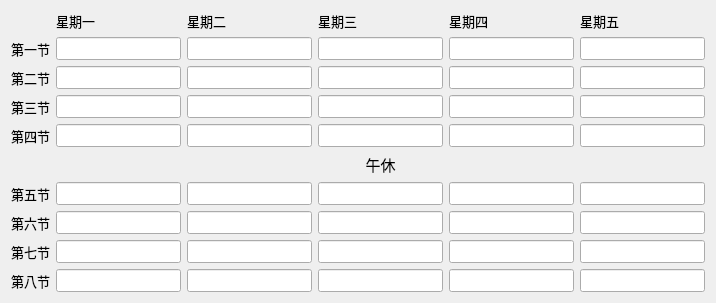
      <widget class="QWidget" name="tab1">
       <attribute name="title">
        <string>Tab 1</string>
       </attribute>
       <layout class="QGridLayout" name="gridLayout_2">
        <item row="6" column="4">
         <widget class="QLineEdit" name="L45">
          <property name="sizePolicy">
           <sizepolicy hsizetype="Expanding" vsizetype="Preferred">
            <horstretch>0</horstretch>
            <verstretch>0</verstretch>
           </sizepolicy>
          </property>
          <property name="font">
           <font>
            <pointsize>10</pointsize>
           </font>
          </property>
         </widget>
        </item>
        <item row="2" column="0">
         <widget class="QLabel" name="label_15">
          <property name="font">
           <font>
            <pointsize>10</pointsize>
           </font>
          </property>
          <property name="text">
           <string>第二节</string>
          </property>
         </widget>
        </item>
        <item row="1" column="4">
         <widget class="QLineEdit" name="L41">
          <property name="sizePolicy">
           <sizepolicy hsizetype="Expanding" vsizetype="Preferred">
            <horstretch>0</horstretch>
            <verstretch>0</verstretch>
           </sizepolicy>
          </property>
          <property name="font">
           <font>
            <pointsize>10</pointsize>
           </font>
          </property>
         </widget>
        </item>
        <item row="9" column="3">
         <widget class="QLineEdit" name="L38">
          <property name="sizePolicy">
           <sizepolicy hsizetype="Expanding" vsizetype="Preferred">
            <horstretch>0</horstretch>
            <verstretch>0</verstretch>
           </sizepolicy>
          </property>
          <property name="font">
           <font>
            <pointsize>10</pointsize>
           </font>
          </property>
         </widget>
        </item>
        <item row="6" column="0">
         <widget class="QLabel" name="label_18">
          <property name="font">
           <font>
            <pointsize>10</pointsize>
           </font>
          </property>
          <property name="text">
           <string>第五节</string>
          </property>
         </widget>
        </item>
        <item row="2" column="4">
         <widget class="QLineEdit" name="L42">
          <property name="sizePolicy">
           <sizepolicy hsizetype="Expanding" vsizetype="Preferred">
            <horstretch>0</horstretch>
            <verstretch>0</verstretch>
           </sizepolicy>
          </property>
          <property name="font">
           <font>
            <pointsize>10</pointsize>
           </font>
          </property>
         </widget>
        </item>
        <item row="7" column="0">
         <widget class="QLabel" name="label_19">
          <property name="font">
           <font>
            <pointsize>10</pointsize>
           </font>
          </property>
          <property name="text">
           <string>第六节</string>
          </property>
         </widget>
        </item>
        <item row="3" column="0">
         <widget class="QLabel" name="label_16">
          <property name="font">
           <font>
            <pointsize>10</pointsize>
           </font>
          </property>
          <property name="text">
           <string>第三节</string>
          </property>
         </widget>
        </item>
        <item row="6" column="5">
         <widget class="QLineEdit" name="L55">
          <property name="sizePolicy">
           <sizepolicy hsizetype="Expanding" vsizetype="Preferred">
            <horstretch>0</horstretch>
            <verstretch>0</verstretch>
           </sizepolicy>
          </property>
          <property name="font">
           <font>
            <pointsize>10</pointsize>
           </font>
          </property>
         </widget>
        </item>
        <item row="7" column="2">
         <widget class="QLineEdit" name="L26">
          <property name="sizePolicy">
           <sizepolicy hsizetype="Expanding" vsizetype="Preferred">
            <horstretch>0</horstretch>
            <verstretch>0</verstretch>
           </sizepolicy>
          </property>
          <property name="font">
           <font>
            <pointsize>10</pointsize>
           </font>
          </property>
         </widget>
        </item>
        <item row="8" column="4">
         <widget class="QLineEdit" name="L47">
          <property name="sizePolicy">
           <sizepolicy hsizetype="Expanding" vsizetype="Preferred">
            <horstretch>0</horstretch>
            <verstretch>0</verstretch>
           </sizepolicy>
          </property>
          <property name="font">
           <font>
            <pointsize>10</pointsize>
           </font>
          </property>
         </widget>
        </item>
        <item row="9" column="0">
         <widget class="QLabel" name="label_21">
          <property name="font">
           <font>
            <pointsize>10</pointsize>
           </font>
          </property>
          <property name="text">
           <string>第八节</string>
          </property>
         </widget>
        </item>
        <item row="3" column="4">
         <widget class="QLineEdit" name="L43">
          <property name="sizePolicy">
           <sizepolicy hsizetype="Expanding" vsizetype="Preferred">
            <horstretch>0</horstretch>
            <verstretch>0</verstretch>
           </sizepolicy>
          </property>
          <property name="font">
           <font>
            <pointsize>10</pointsize>
           </font>
          </property>
         </widget>
        </item>
        <item row="4" column="3">
         <widget class="QLineEdit" name="L34">
          <property name="sizePolicy">
           <sizepolicy hsizetype="Expanding" vsizetype="Preferred">
            <horstretch>0</horstretch>
            <verstretch>0</verstretch>
           </sizepolicy>
          </property>
          <property name="font">
           <font>
            <pointsize>10</pointsize>
           </font>
          </property>
         </widget>
        </item>
        <item row="4" column="2">
         <widget class="QLineEdit" name="L24">
          <property name="sizePolicy">
           <sizepolicy hsizetype="Expanding" vsizetype="Preferred">
            <horstretch>0</horstretch>
            <verstretch>0</verstretch>
           </sizepolicy>
          </property>
          <property name="font">
           <font>
            <pointsize>10</pointsize>
           </font>
          </property>
         </widget>
        </item>
        <item row="6" column="3">
         <widget class="QLineEdit" name="L35">
          <property name="sizePolicy">
           <sizepolicy hsizetype="Expanding" vsizetype="Preferred">
            <horstretch>0</horstretch>
            <verstretch>0</verstretch>
           </sizepolicy>
          </property>
          <property name="font">
           <font>
            <pointsize>10</pointsize>
           </font>
          </property>
         </widget>
        </item>
        <item row="6" column="2">
         <widget class="QLineEdit" name="L25">
          <property name="sizePolicy">
           <sizepolicy hsizetype="Expanding" vsizetype="Preferred">
            <horstretch>0</horstretch>
            <verstretch>0</verstretch>
           </sizepolicy>
          </property>
          <property name="font">
           <font>
            <pointsize>10</pointsize>
           </font>
          </property>
          <property name="focusPolicy">
           <enum>Qt::StrongFocus</enum>
          </property>
         </widget>
        </item>
        <item row="0" column="2">
         <widget class="QLabel" name="label_5">
          <property name="font">
           <font>
            <pointsize>10</pointsize>
           </font>
          </property>
          <property name="text">
           <string>星期二</string>
          </property>
         </widget>
        </item>
        <item row="9" column="1">
         <widget class="QLineEdit" name="L18">
          <property name="sizePolicy">
           <sizepolicy hsizetype="Expanding" vsizetype="Preferred">
            <horstretch>0</horstretch>
            <verstretch>0</verstretch>
           </sizepolicy>
          </property>
          <property name="font">
           <font>
            <pointsize>10</pointsize>
           </font>
          </property>
         </widget>
        </item>
        <item row="0" column="1">
         <widget class="QLabel" name="label_4">
          <property name="font">
           <font>
            <pointsize>10</pointsize>
           </font>
          </property>
          <property name="text">
           <string>星期一</string>
          </property>
         </widget>
        </item>
        <item row="2" column="5">
         <widget class="QLineEdit" name="L52">
          <property name="sizePolicy">
           <sizepolicy hsizetype="Expanding" vsizetype="Preferred">
            <horstretch>0</horstretch>
            <verstretch>0</verstretch>
           </sizepolicy>
          </property>
          <property name="font">
           <font>
            <pointsize>10</pointsize>
           </font>
          </property>
         </widget>
        </item>
        <item row="7" column="5">
         <widget class="QLineEdit" name="L56">
          <property name="sizePolicy">
           <sizepolicy hsizetype="Expanding" vsizetype="Preferred">
            <horstretch>0</horstretch>
            <verstretch>0</verstretch>
           </sizepolicy>
          </property>
          <property name="font">
           <font>
            <pointsize>10</pointsize>
           </font>
          </property>
         </widget>
        </item>
        <item row="8" column="1">
         <widget class="QLineEdit" name="L17">
          <property name="sizePolicy">
           <sizepolicy hsizetype="Expanding" vsizetype="Preferred">
            <horstretch>0</horstretch>
            <verstretch>0</verstretch>
           </sizepolicy>
          </property>
          <property name="font">
           <font>
            <pointsize>10</pointsize>
           </font>
          </property>
         </widget>
        </item>
        <item row="4" column="5">
         <widget class="QLineEdit" name="L54">
          <property name="sizePolicy">
           <sizepolicy hsizetype="Expanding" vsizetype="Preferred">
            <horstretch>0</horstretch>
            <verstretch>0</verstretch>
           </sizepolicy>
          </property>
          <property name="font">
           <font>
            <pointsize>10</pointsize>
           </font>
          </property>
         </widget>
        </item>
        <item row="1" column="3">
         <widget class="QLineEdit" name="L31">
          <property name="sizePolicy">
           <sizepolicy hsizetype="Expanding" vsizetype="Preferred">
            <horstretch>0</horstretch>
            <verstretch>0</verstretch>
           </sizepolicy>
          </property>
          <property name="font">
           <font>
            <pointsize>10</pointsize>
           </font>
          </property>
         </widget>
        </item>
        <item row="8" column="0">
         <widget class="QLabel" name="label_20">
          <property name="font">
           <font>
            <pointsize>10</pointsize>
           </font>
          </property>
          <property name="text">
           <string>第七节</string>
          </property>
         </widget>
        </item>
        <item row="1" column="0">
         <widget class="QLabel" name="label_14">
          <property name="font">
           <font>
            <pointsize>10</pointsize>
           </font>
          </property>
          <property name="text">
           <string>第一节</string>
          </property>
         </widget>
        </item>
        <item row="1" column="1">
         <widget class="QLineEdit" name="L11">
          <property name="sizePolicy">
           <sizepolicy hsizetype="Expanding" vsizetype="Preferred">
            <horstretch>0</horstretch>
            <verstretch>0</verstretch>
           </sizepolicy>
          </property>
          <property name="font">
           <font>
            <pointsize>10</pointsize>
           </font>
          </property>
         </widget>
        </item>
        <item row="3" column="5">
         <widget class="QLineEdit" name="L53">
          <property name="sizePolicy">
           <sizepolicy hsizetype="Expanding" vsizetype="Preferred">
            <horstretch>0</horstretch>
            <verstretch>0</verstretch>
           </sizepolicy>
          </property>
          <property name="font">
           <font>
            <pointsize>10</pointsize>
           </font>
          </property>
         </widget>
        </item>
        <item row="9" column="5">
         <widget class="QLineEdit" name="L58">
          <property name="sizePolicy">
           <sizepolicy hsizetype="Expanding" vsizetype="Preferred">
            <horstretch>0</horstretch>
            <verstretch>0</verstretch>
           </sizepolicy>
          </property>
          <property name="font">
           <font>
            <pointsize>10</pointsize>
           </font>
          </property>
         </widget>
        </item>
        <item row="8" column="5">
         <widget class="QLineEdit" name="L57">
          <property name="sizePolicy">
           <sizepolicy hsizetype="Expanding" vsizetype="Preferred">
            <horstretch>0</horstretch>
            <verstretch>0</verstretch>
           </sizepolicy>
          </property>
          <property name="font">
           <font>
            <pointsize>10</pointsize>
           </font>
          </property>
         </widget>
        </item>
        <item row="0" column="4">
         <widget class="QLabel" name="label_7">
          <property name="font">
           <font>
            <pointsize>10</pointsize>
           </font>
          </property>
          <property name="text">
           <string>星期四</string>
          </property>
         </widget>
        </item>
        <item row="0" column="5">
         <widget class="QLabel" name="label_8">
          <property name="font">
           <font>
            <pointsize>10</pointsize>
           </font>
          </property>
          <property name="text">
           <string>星期五</string>
          </property>
         </widget>
        </item>
        <item row="0" column="3">
         <widget class="QLabel" name="label_6">
          <property name="font">
           <font>
            <pointsize>10</pointsize>
           </font>
          </property>
          <property name="text">
           <string>星期三</string>
          </property>
          <property name="alignment">
           <set>Qt::AlignLeading|Qt::AlignLeft|Qt::AlignVCenter</set>
          </property>
         </widget>
        </item>
        <item row="1" column="5">
         <widget class="QLineEdit" name="L51">
          <property name="sizePolicy">
           <sizepolicy hsizetype="Expanding" vsizetype="Preferred">
            <horstretch>0</horstretch>
            <verstretch>0</verstretch>
           </sizepolicy>
          </property>
          <property name="font">
           <font>
            <pointsize>10</pointsize>
           </font>
          </property>
         </widget>
        </item>
        <item row="2" column="1">
         <widget class="QLineEdit" name="L12">
          <property name="sizePolicy">
           <sizepolicy hsizetype="Expanding" vsizetype="Preferred">
            <horstretch>0</horstretch>
            <verstretch>0</verstretch>
           </sizepolicy>
          </property>
          <property name="font">
           <font>
            <pointsize>10</pointsize>
           </font>
          </property>
         </widget>
        </item>
        <item row="8" column="3">
         <widget class="QLineEdit" name="L37">
          <property name="sizePolicy">
           <sizepolicy hsizetype="Expanding" vsizetype="Preferred">
            <horstretch>0</horstretch>
            <verstretch>0</verstretch>
           </sizepolicy>
          </property>
          <property name="font">
           <font>
            <pointsize>10</pointsize>
           </font>
          </property>
         </widget>
        </item>
        <item row="6" column="1">
         <widget class="QLineEdit" name="L15">
          <property name="sizePolicy">
           <sizepolicy hsizetype="Expanding" vsizetype="Preferred">
            <horstretch>0</horstretch>
            <verstretch>0</verstretch>
           </sizepolicy>
          </property>
          <property name="font">
           <font>
            <pointsize>10</pointsize>
           </font>
          </property>
         </widget>
        </item>
        <item row="1" column="2">
         <widget class="QLineEdit" name="L21">
          <property name="sizePolicy">
           <sizepolicy hsizetype="Expanding" vsizetype="Preferred">
            <horstretch>0</horstretch>
            <verstretch>0</verstretch>
           </sizepolicy>
          </property>
          <property name="font">
           <font>
            <pointsize>10</pointsize>
           </font>
          </property>
         </widget>
        </item>
        <item row="3" column="1">
         <widget class="QLineEdit" name="L13">
          <property name="sizePolicy">
           <sizepolicy hsizetype="Expanding" vsizetype="Preferred">
            <horstretch>0</horstretch>
            <verstretch>0</verstretch>
           </sizepolicy>
          </property>
          <property name="font">
           <font>
            <pointsize>10</pointsize>
           </font>
          </property>
         </widget>
        </item>
        <item row="3" column="3">
         <widget class="QLineEdit" name="L33">
          <property name="sizePolicy">
           <sizepolicy hsizetype="Expanding" vsizetype="Preferred">
            <horstretch>0</horstretch>
            <verstretch>0</verstretch>
           </sizepolicy>
          </property>
          <property name="font">
           <font>
            <pointsize>10</pointsize>
           </font>
          </property>
         </widget>
        </item>
        <item row="7" column="1">
         <widget class="QLineEdit" name="L16">
          <property name="sizePolicy">
           <sizepolicy hsizetype="Expanding" vsizetype="Preferred">
            <horstretch>0</horstretch>
            <verstretch>0</verstretch>
           </sizepolicy>
          </property>
          <property name="font">
           <font>
            <pointsize>10</pointsize>
           </font>
          </property>
         </widget>
        </item>
        <item row="9" column="4">
         <widget class="QLineEdit" name="L48">
          <property name="sizePolicy">
           <sizepolicy hsizetype="Expanding" vsizetype="Preferred">
            <horstretch>0</horstretch>
            <verstretch>0</verstretch>
           </sizepolicy>
          </property>
          <property name="font">
           <font>
            <pointsize>10</pointsize>
           </font>
          </property>
         </widget>
        </item>
        <item row="5" column="3">
         <widget class="QLabel" name="label_9">
          <property name="font">
           <font>
            <pointsize>11</pointsize>
           </font>
          </property>
          <property name="text">
           <string>午休</string>
          </property>
          <property name="alignment">
           <set>Qt::AlignCenter</set>
          </property>
         </widget>
        </item>
        <item row="3" column="2">
         <widget class="QLineEdit" name="L23">
          <property name="sizePolicy">
           <sizepolicy hsizetype="Expanding" vsizetype="Preferred">
            <horstretch>0</horstretch>
            <verstretch>0</verstretch>
           </sizepolicy>
          </property>
          <property name="font">
           <font>
            <pointsize>10</pointsize>
           </font>
          </property>
         </widget>
        </item>
        <item row="7" column="4">
         <widget class="QLineEdit" name="L46">
          <property name="sizePolicy">
           <sizepolicy hsizetype="Expanding" vsizetype="Preferred">
            <horstretch>0</horstretch>
            <verstretch>0</verstretch>
           </sizepolicy>
          </property>
          <property name="font">
           <font>
            <pointsize>10</pointsize>
           </font>
          </property>
         </widget>
        </item>
        <item row="4" column="4">
         <widget class="QLineEdit" name="L44">
          <property name="sizePolicy">
           <sizepolicy hsizetype="Expanding" vsizetype="Preferred">
            <horstretch>0</horstretch>
            <verstretch>0</verstretch>
           </sizepolicy>
          </property>
          <property name="font">
           <font>
            <pointsize>10</pointsize>
           </font>
          </property>
         </widget>
        </item>
        <item row="8" column="2">
         <widget class="QLineEdit" name="L27">
          <property name="sizePolicy">
           <sizepolicy hsizetype="Expanding" vsizetype="Preferred">
            <horstretch>0</horstretch>
            <verstretch>0</verstretch>
           </sizepolicy>
          </property>
          <property name="font">
           <font>
            <pointsize>10</pointsize>
           </font>
          </property>
         </widget>
        </item>
        <item row="4" column="0">
         <widget class="QLabel" name="label_17">
          <property name="font">
           <font>
            <pointsize>10</pointsize>
           </font>
          </property>
          <property name="text">
           <string>第四节</string>
          </property>
         </widget>
        </item>
        <item row="9" column="2">
         <widget class="QLineEdit" name="L28">
          <property name="sizePolicy">
           <sizepolicy hsizetype="Expanding" vsizetype="Preferred">
            <horstretch>0</horstretch>
            <verstretch>0</verstretch>
           </sizepolicy>
          </property>
          <property name="font">
           <font>
            <pointsize>10</pointsize>
           </font>
          </property>
         </widget>
        </item>
        <item row="4" column="1">
         <widget class="QLineEdit" name="L14">
          <property name="sizePolicy">
           <sizepolicy hsizetype="Expanding" vsizetype="Preferred">
            <horstretch>0</horstretch>
            <verstretch>0</verstretch>
           </sizepolicy>
          </property>
          <property name="font">
           <font>
            <pointsize>10</pointsize>
           </font>
          </property>
         </widget>
        </item>
        <item row="2" column="3">
         <widget class="QLineEdit" name="L32">
          <property name="sizePolicy">
           <sizepolicy hsizetype="Expanding" vsizetype="Preferred">
            <horstretch>0</horstretch>
            <verstretch>0</verstretch>
           </sizepolicy>
          </property>
          <property name="font">
           <font>
            <pointsize>10</pointsize>
           </font>
          </property>
         </widget>
        </item>
        <item row="2" column="2">
         <widget class="QLineEdit" name="L22">
          <property name="sizePolicy">
           <sizepolicy hsizetype="Expanding" vsizetype="Preferred">
            <horstretch>0</horstretch>
            <verstretch>0</verstretch>
           </sizepolicy>
          </property>
          <property name="font">
           <font>
            <pointsize>10</pointsize>
           </font>
          </property>
         </widget>
        </item>
        <item row="7" column="3">
         <widget class="QLineEdit" name="L36">
          <property name="sizePolicy">
           <sizepolicy hsizetype="Expanding" vsizetype="Preferred">
            <horstretch>0</horstretch>
            <verstretch>0</verstretch>
           </sizepolicy>
          </property>
          <property name="font">
           <font>
            <pointsize>10</pointsize>
           </font>
          </property>
         </widget>
        </item>
       </layout>
      </widget>
